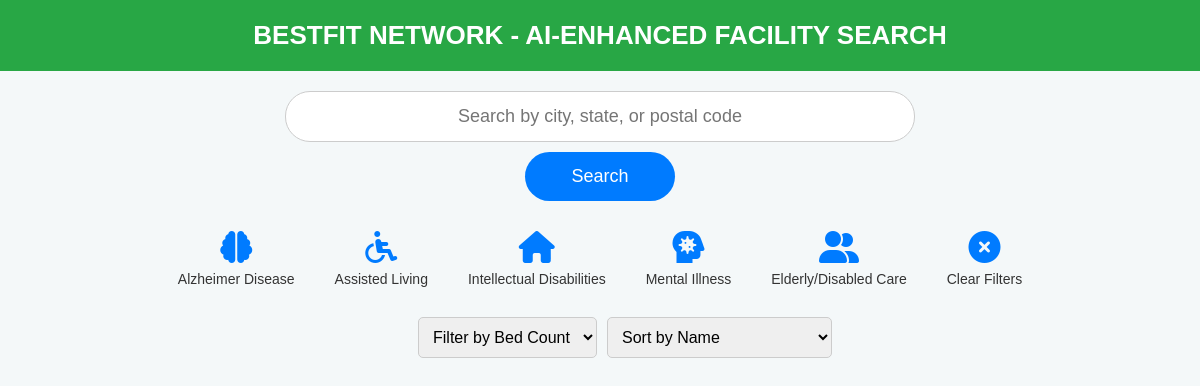
The page /ollama/ on the database as committed earlier.
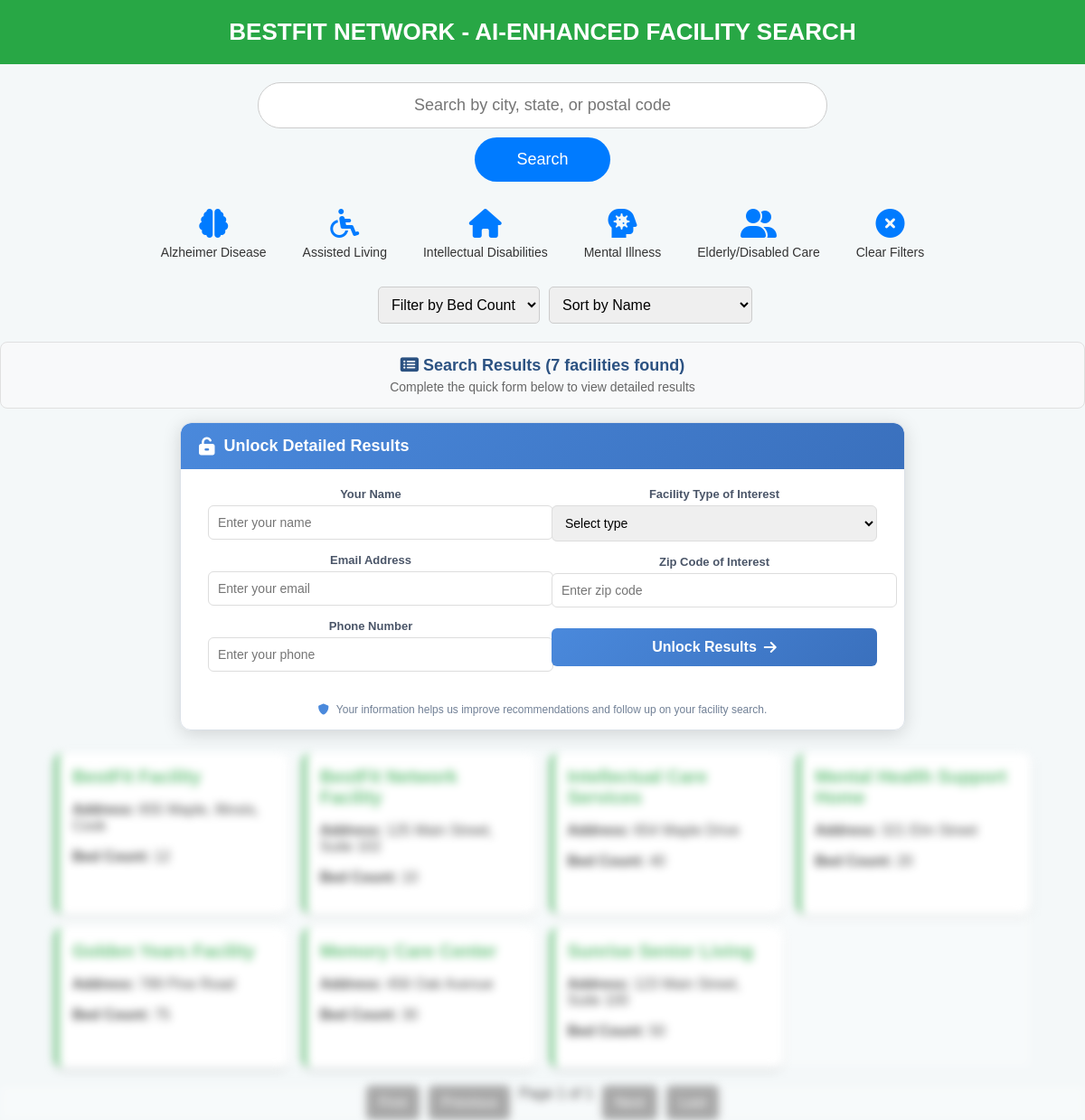
The same page on the database as committed later.
### search/models.py (models this page shows, shortened)
class Facility(models.Model):
    STATUS_CHOICES = [
        ('active', 'Active'),
        ('inactive', 'Inactive'),
        ('pending', 'Pending Approval'),
        ('rejected', 'Rejected'),
        ('draft', 'Draft')
    ]
    SUBMISSION_TYPE_CHOICES = [
        ('admin', 'Admin Entry'),
        ('self_register', 'Self Registration'),
        ('bulk_import', 'Bulk Import')
    ]
    name = models.CharField(max_length=255)
    slug = models.SlugField(unique=True, blank=True)
    facility_type = models.CharField(max_length=255)
    endorsement = models.CharField(max_length=255, blank=True, null=True)
    inspection_number = models.CharField(max_length=100, unique=True)
    address = models.TextField()
    state = models.CharField(max_length=50)
    county = models.CharField(max_length=100)
    contact = models.CharField(max_length=255, blank=True, null=True)
    contact_person = models.CharField(max_length=255, blank=True, null=True)
    bed_count = models.IntegerField(default=0)
    status = models.CharField(max_length=20, choices=STATUS_CHOICES, default='pending')
    image = models.ImageField(
        upload_to='facilities/%Y/%m/',
        blank=True,
        null=True,
        help_text="Facility main image"
    )
    submitted_by = models.ForeignKey(
        User,
        on_delete=models.SET_NULL,
        null=True,
        blank=True,
        help_text="Who submitted this facility"
    )
    submission_type = models.CharField(
        max_length=20,
        choices=SUBMISSION_TYPE_CHOICES,
        default='admin'
    )
    created_at = models.DateTimeField(auto_now_add=True)
    updated_at = models.DateTimeField(auto_now=True)
    approved_at = models.DateTimeField(null=True, blank=True)
    approved_by = models.ForeignKey(
        User,
        on_delete=models.SET_NULL,
        null=True,
        blank=True,
        related_name='approved_facilities'
    )
    meta_description = models.TextField(blank=True, max_length=160)
    search_keywords = models.TextField(blank=True)
    class Meta:
        ordering = ['-created_at']
        verbose_name_plural = "Facilities"
        indexes = [
            models.Index(fields=['status']),
            models.Index(fields=['facility_type']),
            models.Index(fields=['state', 'county']),
        ]

### search/views.py (the view, shortened to what this page needs)
# urls.py: path('ollama/', views.ollama_search, name='ollama_search'),
def ollama_search(request):
    query = request.GET.get("q", "").strip()
    bed_count_filter = request.GET.get("bed_count", "").strip()
    selected_facility_types = request.GET.getlist("facility_type")
    sort_by = request.GET.get("sort_by", "name").strip()
    facilities = Facility.objects.filter(status='active')
    ai_summary = ""
    search_count = 0
    paginator = Paginator(facilities, 15)
    page_number = request.GET.get("page")
    try:
        page_obj = paginator.page(page_number)
    except PageNotAnInteger:
        page_obj = paginator.page(1)
    except EmptyPage:
        page_obj = paginator.page(paginator.num_pages)
    bed_counts = Facility.objects.filter(status='active').values_list("bed_count", flat=True).distinct().order_by("bed_count")
    return render(request, "search/ollama_search.html", {
        "page_obj": page_obj,
        "query": query,
        "bed_counts": bed_counts,
        "sort_by": sort_by,
        "bed_count_filter": bed_count_filter,
        "selected_facility_types": selected_facility_types,
        "ai_summary": ai_summary,
        "search_count": search_count,
    })

### search/templates/search/ollama_search.html (shortened to what the changed rows need)
{% load static %}
<!DOCTYPE html>
<html lang="en">
<head>
    <link rel="stylesheet" href="https://cdnjs.cloudflare.com/ajax/libs/font-awesome/6.0.0-beta3/css/all.min.css">
    <link rel="stylesheet" href="{% static 'search/home.css' %}">
</head>
<body>
{% if page_obj %}
<div class="results-preview">
    <div class="results-header">
        <h3><i class="fas fa-list-alt"></i> Search Results ({{ page_obj.paginator.count }} facilities found)</h3>
        <p class="results-subtext">Complete the quick form below to view detailed results</p>
    </div>
</div>
<div id="user-tracking-overlay" class="user-tracking-modal">
    <div class="modal-content">
        <div class="modal-header">
            <i class="fas fa-unlock-alt"></i>
            <h3>Unlock Detailed Results</h3>
        </div>
        <form id="user-tracking-form">
            <div class="form-grid">
                <div class="form-column">
                    <div class="form-field">
                        <label for="name">Your Name</label>
                        <input type="text" id="name" name="name" placeholder="Enter your name" required>
                    </div>
                    <div class="form-field">
                        <label for="email">Email Address</label>
                        <input type="email" id="email" name="email" placeholder="Enter your email" required>
                    </div>
                    <div class="form-field">
                        <label for="phone">Phone Number</label>
                        <input type="tel" id="phone" name="phone" placeholder="Enter your phone" required>
                    </div>
                </div>
                <div class="form-column">
                    <div class="form-field">
                        <label for="facility_type_interest">Facility Type of Interest</label>
                        <select id="facility_type_interest" name="facility_type_interest" required>
                            <option value="">Select type</option>
                        </select>
                    </div>
                    <div class="form-field">
                        <label for="zip_code">Zip Code of Interest</label>
                        <input type="text" id="zip_code" name="zip_code" placeholder="Enter zip code" required>
                    </div>
                    <div class="form-submit">
                        <button type="submit" class="btn-submit">Unlock Results <i class="fas fa-arrow-right"></i></button>
                    </div>
                </div>
            </div>
            <p class="privacy-note"><i class="fas fa-shield-alt"></i> Your information helps us improve recommendations and follow up on your facility search.</p>
        </form>
    </div>
</div>
{% endif %}
{% if page_obj %}
<div class="results-container results-blurred" id="results-container">
    {% for facility in page_obj %}
    <div class="result-card" onclick="window.location='{% url 'facility_detail' facility.id %}?{{ request.GET.urlencode }}'">
        <div class="result-name">{{ facility.name }}</div>
        <p><strong>Address:</strong> {{ facility.address }}</p>
        <p><strong>Bed Count:</strong> {{ facility.bed_count }}</p>
    </div>
    {% endfor %}
</div>
{% endif %}
{% if page_obj %}
<div class="pagination results-blurred" id="pagination">
    {% if page_obj.has_previous %}
        <a href="?page=1&{{ request.GET.urlencode }}">First</a>
        <a href="?page={{ page_obj.previous_page_number }}&{{ request.GET.urlencode }}">Previous</a>
    {% else %}
        <a class="disabled">First</a>
        <a class="disabled">Previous</a>
    {% endif %}
    <span>Page {{ page_obj.number }} of {{ page_obj.paginator.num_pages }}</span>
    {% if page_obj.has_next %}
        <a href="?page={{ page_obj.next_page_number }}&{{ request.GET.urlencode }}">Next</a>
        <a href="?page={{ page_obj.paginator.num_pages }}&{{ request.GET.urlencode }}">Last</a>
    {% else %}
        <a class="disabled">Next</a>
        <a class="disabled">Last</a>
    {% endif %}
</div>
{% endif %}
</body>
</html>

Rows that differ between the two databases and show on the page:
added Facility: name "BestFit Facility", address "655 Maple, Illinois, Cook", bed_count "12"
added Facility: name "BestFit Network Facility", address "125 Main Street, Suite 102", bed_count "10"
added Facility: name "Intellectual Care Services", address "654 Maple Drive", bed_count "40"
added Facility: name "Mental Health Support Home", address "321 Elm Street", bed_count "20"
added Facility: name "Golden Years Facility", address "789 Pine Road", bed_count "75"
added Facility: name "Memory Care Center", address "456 Oak Avenue", bed_count "30"
added Facility: name "Sunrise Senior Living", address "123 Main Street, Suite 100", bed_count "50"
Other text that changed with them:
{{ page_obj.paginator.count }}: (not shown) → "7"
form field facility_type_interest: (not shown) → "Select type"
text now shown: "Search Results ( facilities found) Complete the quick form below to view detailed results Unlock Detailed Results Your Name Email Address Phone Number Facility Type of Interest Zip Code of Interest Unlock Results Your information helps us improve recommendations and follow up on your facility search. Page of Next"
